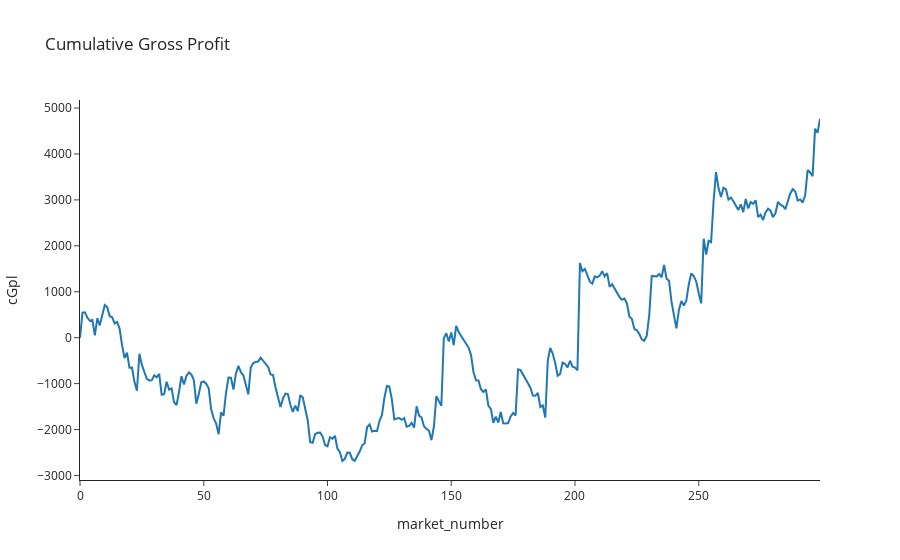

Notebook source saved alongside this figure:
### Code cell
output_eval(summary)
bet_eval_chart_cPl(summary)

### Figure 1 — Plotly figure (JSON) as saved in the notebook; plotly's stock layout.template omitted (floating-point values rounded to 4 significant figures; data arrays with more than 128 entries replaced by an {"elided": "..."} marker saying what was removed)
{"data": [{"hovertemplate": "market_number=%{x}<br>cGpl=%{y}<extra></extra>", "legendgroup": "", "line": {"color": "#1F77B4", "dash": "solid"}, "marker": {"symbol": "circle"}, "mode": "lines", "name": "", "orientation": "v", "showlegend": false, "type": "scatter", "x": {"elided": "300 int values"}, "xaxis": "x", "y": {"elided": "300 float values"}, "yaxis": "y"}], "layout": {"legend": {"tracegroupgap": 0}, "title": {"text": "Cumulative Gross Profit"}, "xaxis": {"anchor": "y", "domain": [0, 1], "title": {"text": "market_number"}}, "yaxis": {"anchor": "x", "domain": [0, 1], "title": {"text": "cGpl"}}}}
